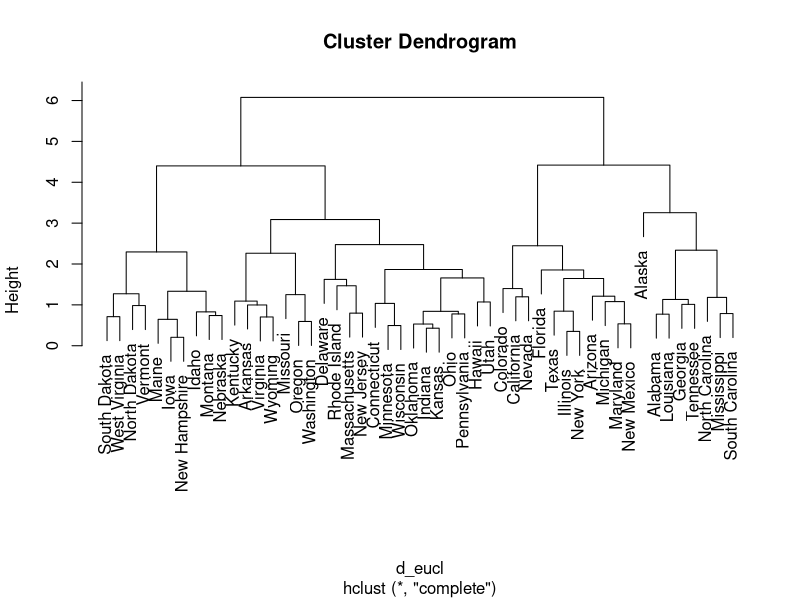

Here is the R script that generated this plot: (Note: this script raises an error after producing the figure.)
#Topic 3

#a
# report the mean and standard deviation 
#values of the attributes of the original and the scaled data.
install.packages("cluster")
library("cluster")
data("USArrests")
df<- as.data.frame(scale(USArrests,center=T,scale= T))
round(sapply(df,mean),3)
round(sapply(df,sd),3)
round(sapply(USArrests,mean),3)
round(sapply(USArrests,sd),3)

#b
# define a function that takes a method x and computes the agglomerative coefficient
# by the agnes function on the scaled data
agglom_coef <- function(x){
  agnes(df,method=x)$ac
}
linkage_methods <- c("single","average","complete")
round(sapply(linkage_methods,agglom_coef), 3 )

#c
# calculate the Euclidean distance matrix-Plot the 
#dendrogram of the clustering
d_eucl <- dist(df,method = "euclidean")

clust_complete <- hclust(d_eucl,method="complete")

plot(clust_complete)

#d
# Cut the dendrogram to create 5 clusters and assign each observation to a cluster
ind <- cutree(clust_complete, k=5)
# Combine the original data with the cluster assignments
data_5_clusters <- cbind(data, clst = ind)

# Display the first few rows of the data with cluster assignments
head(data_5_clusters)

# Calculate and round the mean of the original data grouped by cluster assignment, for each variable, to 3 decimal places
round( aggregate(data_5_clusters, by=list(data_5_clusters$clst), mean), 3 )


